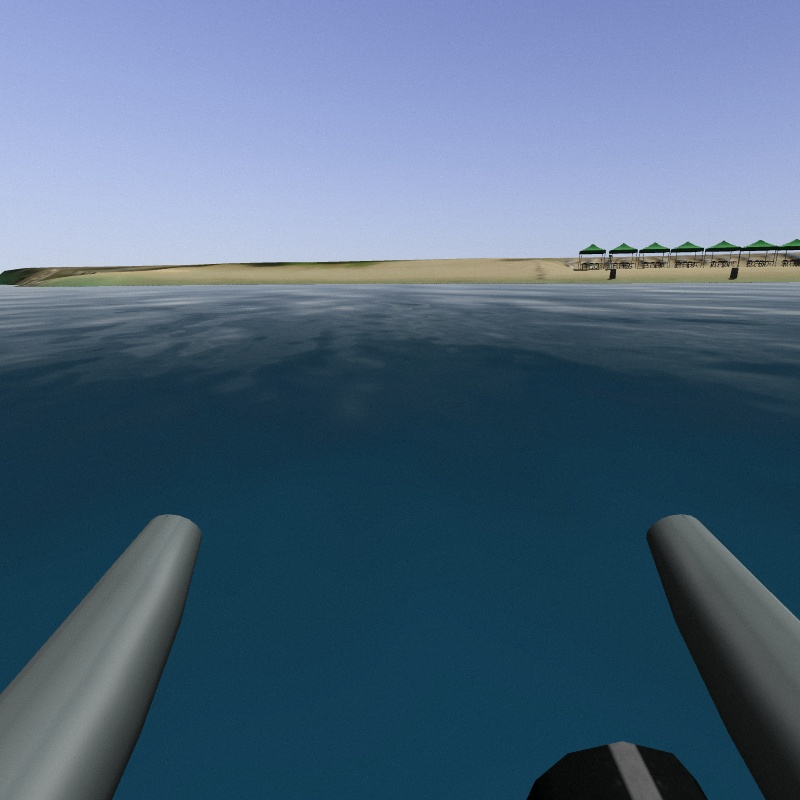
#> input picture wamv-asif/input_images/left0001.jpg, 800 x 800 px, found by its file name
$ python gui_images.py
#> lines starting #> are read from the running program, lines starting #| are printed output that depends on the picture
import cv2 as cv
import numpy as np
from matplotlib import pyplot as plt

image = cv.imread("/home/asif/env/cv/wamv/input_images/left0001.jpg",1)
#> image is the input picture: shape (800, 800, 3); mean B, G, R 126.5, 102.8, 78.9

print(image.shape)
#| (800, 800, 3)
cv.namedWindow("buoy", cv.WINDOW_NORMAL)

cv.imshow("buoy",image)


cv.waitKey(0)
cv.destroyWindow("buoy")

image2 = image.copy()
image2[:,:,0] = image[:,:,2]
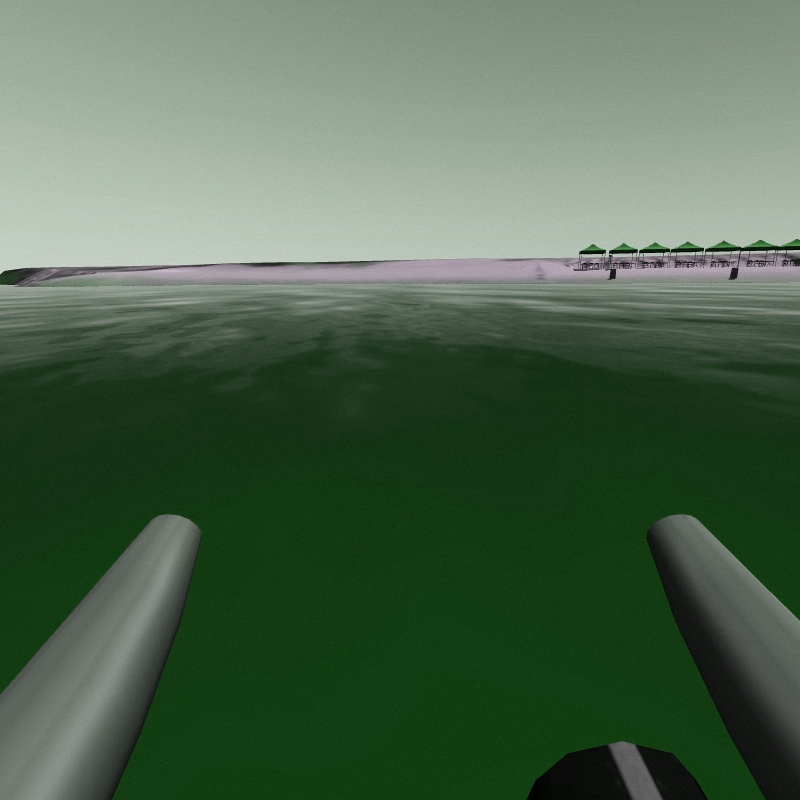
#> image2: shape (800, 800, 3); mean B, G, R 78.9, 102.8, 78.9
image2[:,:,2] = image[:,:,0]

plt.imshow(image2, interpolation = 'bicubic')

plt.xticks([]),plt.yticks([])

plt.show()
